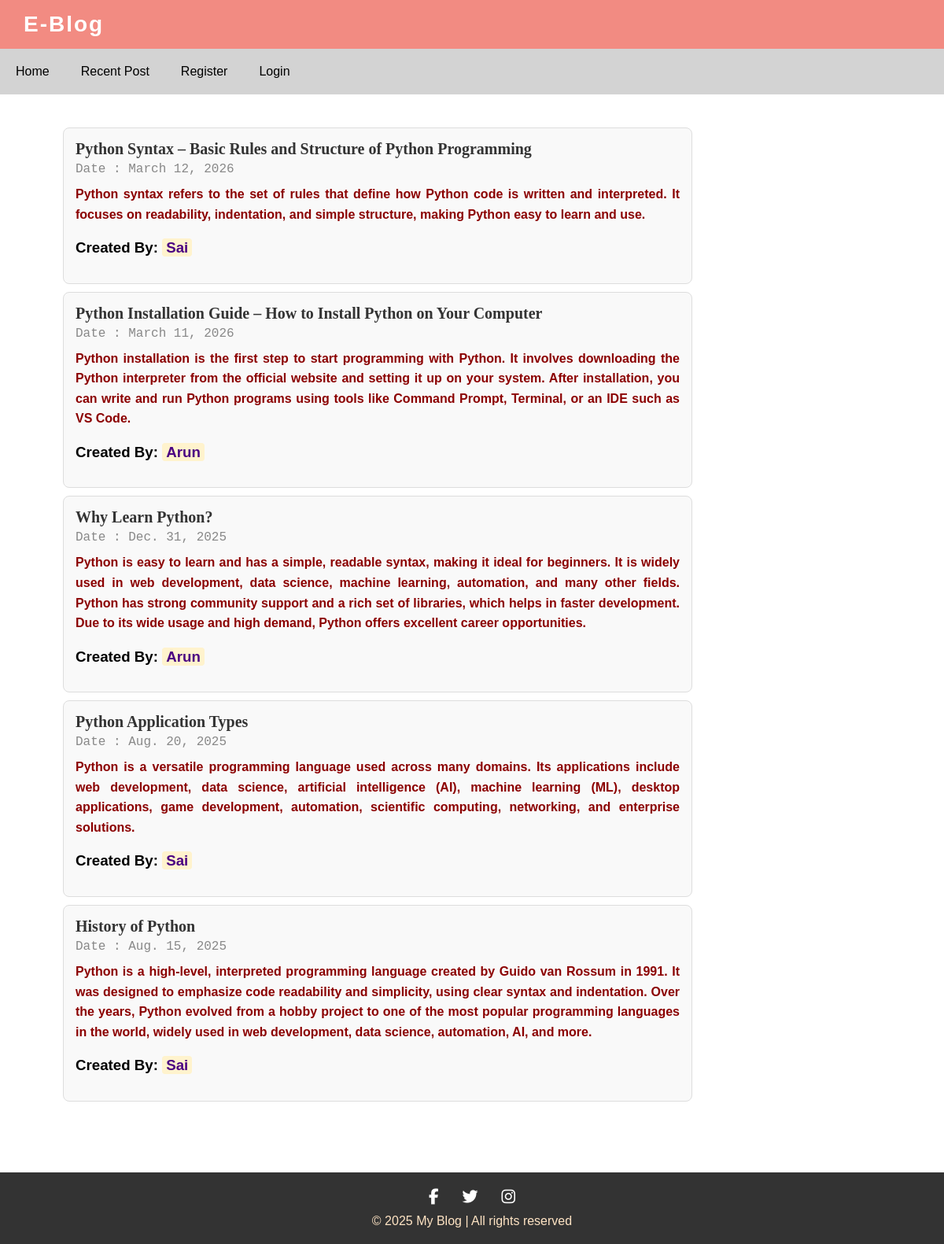
The page /recentpost/ on the database its author committed.
### Blogapp/models.py (models this page shows)
class Post(models.Model):
    title = models.CharField(max_length=55)
    short_description = models.TextField(max_length=400)
    description = models.TextField(max_length=1000)
    created_by =models.DateField(auto_now_add=True)
    user =models.ForeignKey(User,on_delete=models.CASCADE)

### Blogapp/views.py (the view)
# urls.py: path('recentpost/',RecentpostView.as_view(),name="recentpost"),
class RecentpostView(View):
    def get(self,request):
        post= Post.objects.all().values('id','title','short_description','user__first_name','created_by').order_by('-created_by')[:5]
        return render(request,'recentpost.html',{'post':post})

### Blogapp/templates/recentpost.html (shortened to what this page needs)
{% extends 'base.html' %}
{% block content %}
<div class="content-wrapper">
    {% for p in post %}
    <div class="post-container">
        <span class="post-title">{{ p.title }}</span>
        <div class="post-date">Date : {{ p.created_by }}</div>
        <p class="post-shortdescription">{{ p.short_description }}</p>
        <h3>Created By: <span class="highlight-name">{{ p.user__first_name }}</span></h3>
    </div>
    {% endfor %}
</div>
<footer>
    <div class="footer">
        <a href="https://facebook.com" target="_blank"><i class="fab fa-facebook-f"></i></a>
        <a href="https://twitter.com" target="_blank"><i class="fab fa-twitter"></i></a>
        <a href="https://instagram.com" target="_blank"><i class="fab fa-instagram"></i></a>
        <div class="copyright">
            &copy; 2025 My Blog | All rights reserved
        </div>
    </div>
</footer>
{% endblock %}

### Blogapp/templates/base.html (style rules this page uses)
body { margin: 0; padding: 0; font-family: Arial, sans-serif; }
p { font-weight: bold; color: darkred; font-size: medium; margin: 0 20px; }

### Blogapp/templates/recentpost.html (style rules this page uses)
.content-wrapper { width: 70%; margin: 5%; margin-top: 1%; padding: 20px; box-sizing: border-box; }
.post-container { border: 1px solid #ddd; border-radius: 8px; padding: 15px; margin: 10px 0; background-color: #f9f9f9; position: relative; }
.post-title { font-size: 20px; font-weight: bold; color: #333; display: block; font-family: Georgia, 'Times New Roman', Times, serif; }
.post-date { font-size: 16px; color: #888; margin-top: 5px; font-family: 'Courier New', Courier, monospace; }
.post-shortdescription { margin: 10px 0; line-height: 1.6; font-family: Arial, Helvetica, sans-serif; text-align: justify; }
.highlight-name { font-family: 'Arial Black', sans-serif; color: indigo; background-color: #fff3cd; padding: 1px 5px; border-radius: 4px; }
.footer { background-color: #333; padding: 20px; display: flex; justify-content: center; align-items: center; flex-wrap: wrap; margin-top: 40px; }
.footer a { color: white; margin: 0 15px; font-size: 20px; }
.copyright { width: 100%; text-align: center; color: bisque; margin-top: 10px; }

### rows shown on the page
Post: title "Python Syntax – Basic Rules and Structure of Python Programming", created_by "March 12, 2026", short_description "Python syntax refers to the set of rules that define how Python code is written and interpreted. It focuses on readability, indentation, and simple structure, making Python easy to learn and use.", user__first_name "Sai"
Post: title "Python Installation Guide – How to Install Python on Your Computer", created_by "March 11, 2026", short_description "Python installation is the first step to start programming with Python. It involves downloading the Python interpreter from the official website and setting it up on your system. After installation, you can write and run Python programs using tools like Command Prompt, Terminal, or an IDE such as VS Code.", user__first_name "Arun"
Post: title "Why Learn Python?", created_by "Dec. 31, 2025", short_description "Python is easy to learn and has a simple, readable syntax, making it ideal for beginners. It is widely used in web development, data science, machine learning, automation, and many other fields. Python has strong community support and a rich set of libraries, which helps in faster development. Due to its wide usage and high demand, Python offers excellent career opportunities.", user__first_name "Arun"
Post: title "Python Application Types", created_by "Aug. 20, 2025", short_description "Python is a versatile programming language used across many domains. Its applications include web development, data science, artificial intelligence (AI), machine learning (ML), desktop applications, game development, automation, scientific computing, networking, and enterprise solutions.", user__first_name "Sai"
Post: title "History of Python", created_by "Aug. 15, 2025", short_description "Python is a high-level, interpreted programming language created by Guido van Rossum in 1991. It was designed to emphasize code readability and simplicity, using clear syntax and indentation. Over the years, Python evolved from a hobby project to one of the most popular programming languages in the world, widely used in web development, data science, automation, AI, and more.", user__first_name "Sai"
